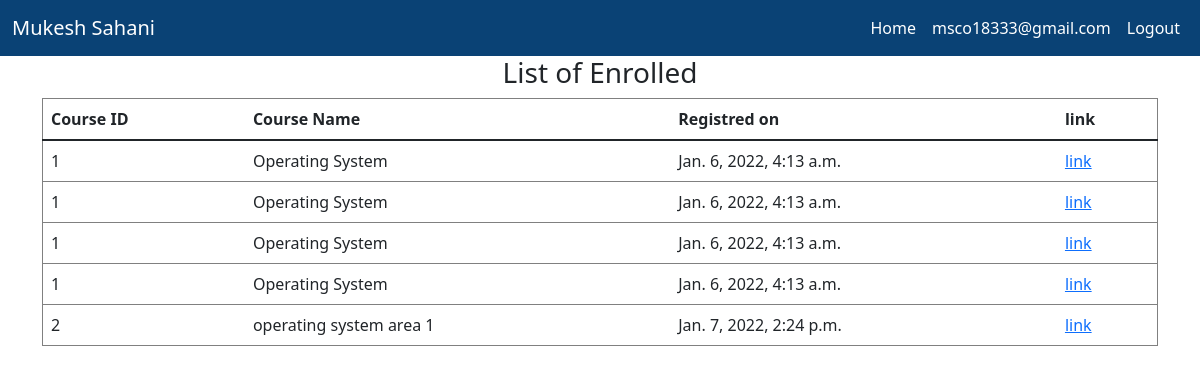
Page /enrollcourselist/ (signed in) on the committed database.
### user/models.py (models this page shows)
class profile(models.Model):
    user = models.OneToOneField(User,on_delete=models.CASCADE, related_name='profile')
    firstname=models.CharField(max_length=30,null=True)
    lastname=models.CharField(max_length=30,null=True)
    organisation = models.CharField(max_length=30,choices=[("Profesor", "Profesor"), ("Student", "Student")])
    semester = models.CharField(max_length=1,choices=[('1','1'),('2','2'),('3','3'),('4','4'),('5','5'),('6','6'),('7','7'),('8',
    '8')],null=True)
    passout_year=models.IntegerField(null=True)
    placement_year=models.IntegerField(null=True)
    branch=models.CharField(max_length=30,choices=[("CSE", "CSE"), ("CIVIL", "CIVIL"),("ECE", "ECE"),("MECH", "MECH")],null=True)

### course_system/models.py (models this page shows)
class CourseData(models.Model):
    course_id = models.AutoField(primary_key=True)
    course_name = models.CharField(max_length=255, blank=True)
    course_json_file = models.FileField(upload_to='documents/')
    uploaded_at = models.DateTimeField(auto_now_add=True)
    def __str__(self):
        return self.course_name

### student_panel/views.py (the view)
# urls.py: path('enrollcourselist/', views.get_enrolled_course_list, name="EnrollList")
@login_required
def get_enrolled_course_list(request):
    context = {}
    context['NO_ENROLL'] = False
    list_of_courses = [data.course_id for data in CourseEnroll.objects.filter(student_id = request.user)]
    print(list_of_courses)
    if list_of_courses == []:
        context['NO_ENROLL'] = True
    context['course_list'] = list_of_courses
    for course in context['course_list']:
        print(course.course_name)
    return render(request, 'student_panel/student_course_enroll.html', context)

### student_panel/templates/student_panel/student_course_enroll.html (shortened to what this page needs)
{% extends 'student_panel_basic.html' %}
{% load static %}
{% block body %}
    {% if NO_ENROLL %}
        <div class="alert alert-danger text-capitalize">
            You have not Enrolled for Any Course.<b>Please Enroll for same course</b>
        </div>
    {% else %}
    <div class="container">
        <center>
            <p class="h3">
                List of Enrolled
            </p>
        </center>
    </div>
    <div class="container">
        <table class="table" style="border: 1px solid gray;border-radius: 10px;padding:10px">
            <thead>
                <th scope="col">
                    Course ID
                </th>
                <th scope="col">
                    Course Name
                </th>
                <th scope="col">
                    Registred on
                </th>
                <th scope="col">
                    link
                </th>
            </thead>
            <tbody>
                {% for course in course_list %}
                    <tr>
                        <td>
                            {{ course.course_id }}
                        </td>
                        <td>
                            {{ course.course_name }}
                        </td>
                        <td>
                            {{ course.uploaded_at }}
                        </td>
                        <td>
                            <a href="/course/courseview/{{ course.course_id }}">link</a>
                        </td>
                    </tr>
                {% endfor %}
            </tbody>
        </table>
    </div>
    {% endif %}
{% endblock %}

### student_panel/templates/student_panel_basic.html (shortened to what this page needs)
{% load static %}
<!doctype html>
<html lang="en">
  <head>
    <link href="https://cdn.jsdelivr.net/npm/bootstrap@5.1.3/dist/css/bootstrap.min.css" rel="stylesheet">
  </head>
  <body>
    <nav class="navbar navbar-expand-lg navbar-dark" style="background-color: #0a4275;">
      <div class="container-fluid">
        <a class="navbar-brand" href="#"> {{ request.user.profile.firstname }} {{ request.user.profile.lastname }}</a>
        <div style="justify-content: flex-end;" class="collapse navbar-collapse" id="navbarColor01">
          <ul class="navbar-nav mb-2 mb-lg-0">
            <li class="nav-item">
              <a class="nav-link active" aria-current="page" href="{% url 'home_page' %}">Home</a>
            </li>
            <li class="nav-item">
              <a class="nav-link active" href="#">{{ request.user.username }}</a>
            </li>
            <li class="nav-item">
              <a class="nav-link active" href="{% url 'Logout' %}">Logout</a>
            </li>
          </ul>
        </div>
      </div>
    </nav>
    {% block body %}
    {% endblock %}
  </body>
</html>

### rows in the picture
CourseData: course_id "1", course_name "Operating System", uploaded_at "Jan. 6, 2022, 4:13 a.m."
CourseData: course_id "2", course_name "operating system area 1", uploaded_at "Jan. 7, 2022, 2:24 p.m."

### other values in the picture
{{ request.user.profile.firstname }} "Mukesh"
{{ request.user.profile.lastname }} "Sahani"
{{ request.user.username }} "msco18333@gmail.com"
